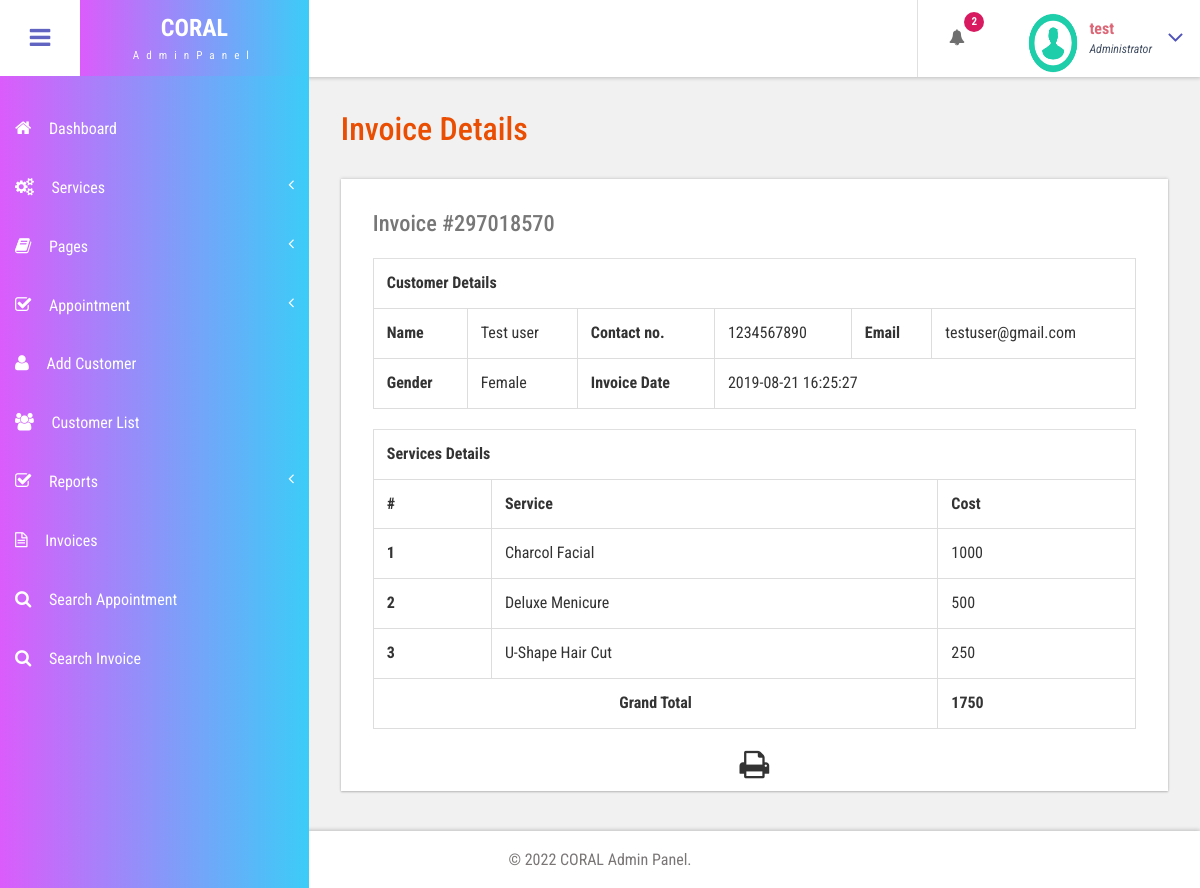
The app's page /admin/view-invoice.php?invoiceid=297018570 (signed in) with its own data.
### tables this page shows
CREATE TABLE `tblservices` (
  `ID` int(10) NOT NULL,
  `ServiceName` varchar(200) DEFAULT NULL,
  `Cost` int(10) DEFAULT NULL,
  `CreationDate` timestamp NULL DEFAULT current_timestamp()
);

### admin/view-invoice.php (the view, shortened to what this page needs)
<?php
include('includes/dbconnection.php');
if (strlen($_SESSION['bpmsaid']==0)) {
  header('location:logout.php');
  } else{
  ?>
<!DOCTYPE HTML>
<html>
<head>
<link href="css/bootstrap.css" rel='stylesheet' type='text/css' />
<link href="css/style.css" rel='stylesheet' type='text/css' />
<link href="css/font-awesome.css" rel="stylesheet">
<link href="css/animate.css" rel="stylesheet" type="text/css" media="all">
<link href="css/custom.css" rel="stylesheet">
</head>
<body class="cbp-spmenu-push">
	<div class="main-content">
		 <?php include_once('includes/sidebar.php');?>
		 <?php include_once('includes/header.php');?>
		<div id="page-wrapper">
			<div class="main-page">
				<div class="tables" id="exampl">
					<h3 class="title1">Invoice Details</h3>
	<?php
	$invid=intval($_GET['invoiceid']);
$ret=mysqli_query($con,"select DISTINCT  tblinvoice.PostingDate,tblcustomers.Name,tblcustomers.Email,tblcustomers.MobileNumber,tblcustomers.Gender
	from  tblinvoice
	join tblcustomers on tblcustomers.ID=tblinvoice.Userid
	where tblinvoice.BillingId='$invid'");
while ($row=mysqli_fetch_array($ret)) {
?>
					<div class="table-responsive bs-example widget-shadow">
						<h4>Invoice #<?php echo $invid;?></h4>
						<table class="table table-bordered" width="100%" border="1">
<tr>
<th colspan="6">Customer Details</th>
</tr>
							 <tr>
								<th>Name</th>
								<td><?php echo $row['Name']?></td>
								<th>Contact no.</th>
								<td><?php echo $row['MobileNumber']?></td>
								<th>Email </th>
								<td><?php echo $row['Email']?></td>
							</tr>
							 <tr>
								<th>Gender</th>
								<td><?php echo $row['Gender']?></td>
								<th>Invoice Date</th>
								<td colspan="3"><?php echo $row['PostingDate']?></td>
							</tr>
<?php }?>
</table>
<table class="table table-bordered" width="100%" border="1">
<tr>
<th colspan="3">Services Details</th>
</tr>
<tr>
<th>#</th>
<th>Service</th>
<th>Cost</th>
</tr>
<?php
$ret=mysqli_query($con,"select tblservices.ServiceName,tblservices.Cost
	from  tblinvoice
	join tblservices on tblservices.ID=tblinvoice.ServiceId
	where tblinvoice.BillingId='$invid'");
$cnt=1;
while ($row=mysqli_fetch_array($ret)) {
	?>
<tr>
<th><?php echo $cnt;?></th>
<td><?php echo $row['ServiceName']?></td>
<td><?php echo $subtotal=$row['Cost']?></td>
</tr>
<?php
$cnt=$cnt+1;
$gtotal+=$subtotal;
} ?>
<tr>
<th colspan="2" style="text-align:center">Grand Total</th>
<th><?php echo $gtotal?></th>
</tr>
</table>
  <p style="margin-top:1%"  align="center">
  <i class="fa fa-print fa-2x" style="cursor: pointer;"  OnClick="CallPrint(this.value)" ></i>
</p>
					</div>
				</div>
			</div>
		</div>
		 <?php include_once('includes/footer.php');?>
	</div>
</body>
</html>
<?php }  ?>

### admin/includes/header.php (shortened to what this page needs)
<div class="sticky-header header-section ">
      <div class="header-left">
        <button id="showLeftPush"><i class="fa fa-bars"></i></button>
        <div class="logo">
          <a href="dashboard.php">
            <h1>CORAL</h1>
            <span>AdminPanel</span>
          </a>
        </div>
        <div class="clearfix"> </div>
      </div>
      <div class="header-right">
        <div class="profile_details_left">
          <ul class="nofitications-dropdown">
            <?php
$ret1=mysqli_query($con,"select ID,Name from  tblappointment where Status=''");
$num=mysqli_num_rows($ret1);
?>
            <li class="dropdown head-dpdn">
              <a href="#" class="dropdown-toggle" data-toggle="dropdown" aria-expanded="false"><i class="fa fa-bell"></i><span class="badge blue"><?php echo $num;?></span></a>
            </li>
          </ul>
          <div class="clearfix"> </div>
        </div>
        <div class="profile_details">
        <?php
$adid=$_SESSION['bpmsaid'];
$ret=mysqli_query($con,"select AdminName from tbladmin where ID='$adid'");
$row=mysqli_fetch_array($ret);
$name=$row['AdminName'];
?>
          <ul>
            <li class="dropdown profile_details_drop">
              <a href="#" class="dropdown-toggle" data-toggle="dropdown" aria-expanded="false">
                <div class="profile_img">
                  <span class="prfil-img"><img src="images/download (1).png" alt="" width="50" height="60"> </span>
                  <div class="user-name">
                    <p><?php echo $name; ?></p>
                    <span>Administrator</span>
                  </div>
                  <i class="fa fa-angle-down lnr"></i>
                  <div class="clearfix"></div>
                </div>
              </a>
            </li>
          </ul>
        </div>
      </div>
      <div class="clearfix"> </div>
    </div>

### admin/css/style.css (style rules this page uses)
h4, h5, h6, h1, h2, h3 { margin: 0; }
ul, ol { margin: 0; }
p { margin: 0; }
html, body { font-family: 'Roboto Condensed', sans-serif; font-size: 100%; overflow-x: hidden; background: #fff; }
body a { transition: 0.5s all ease; -webkit-transition: 0.5s all ease; -moz-transition: 0.5s all ease; -o-transition: 0.5s all ease; -ms-transition: 0.5s all ease; text-decoration:none; }
h1,h2,h3,h4,h5,h6 { margin:0; }
p { margin:0; }
ul,label { margin:0; padding:0; }
.main-content { position: relative; }
.sticky-header { position: fixed; top: 0; left:0px; width: 100%; z-index: 100; }
.header-section { background:#FFF; box-shadow: 1px 1px 4px rgba(0, 0, 0, 0.21); -webkit-box-shadow: 1px 1px 4px rgba(0, 0, 0, 0.21); -moz-box-shadow: 1px 1px 4px rgba(0, 0, 0, 0.21); -o-box-shadow: 1px 1px 4px rgba(0, 0, 0, 0.21); }
.header-section::after { clear: both; display: block; content: ''; }
.header-left { float: left; width: 45%; }
.header-right { float: right; }
button#showLeftPush { font-size: 1.5em; width: 80px; padding: 0.87em 0; text-align: center; cursor: pointer; float: left; color: #6F6F6F; -moz-transition: all 0.2s ease-out 0s; -webkit-transition: all 0.2s ease-out 0s; transition: all 0.2s ease-out 0s; border: none; background-color: #fff; outline:none; }
.cbp-spmenu-push { overflow-x: hidden; position: relative; }
.cbp-spmenu, .cbp-spmenu-push { -webkit-transition: all 0.3s ease; -moz-transition: all 0.3s ease; transition: all 0.3s ease; }
.cbp-spmenu-push div#page-wrapper { margin: 0 0 0 19.3em; transition:.5s all; -webkit-transition:.5s all; -moz-transition:.5s all; }
.fa { display: inline-block; font-family: FontAwesome; font-style: normal; font-weight: normal; line-height: 1; -webkit-font-smoothing: antialiased; -moz-osx-font-smoothing: grayscale; }
.logo { background-image: linear-gradient(270deg,#28daf7 -12%,#db5cfb 100%)!important; text-align: center; float: left; }
.logo a { padding: 0.9em 3.3em .7em; display: block; text-decoration: none; }
.logo a h1 { color: #fff; font-size: 1.5em; line-height: 1.2em; font-weight: 700; }
.logo a span { color: #F8F8F8; font-size: .7em; text-align: center; letter-spacing: 7px; }
.profile_details_left { float: left; }
li.dropdown.head-dpdn { display: inline-block; padding: 1.7em 0; border-left: 1px solid #E0E0E0; float: left; }
li.dropdown.head-dpdn a.dropdown-toggle { padding: 1.7em 2em; }
i.fa.fa-bell { color:#6F6F6F; }
.header-right span.badge { font-size: 11px; font-weight: bold; color: #FFF; background: #8BC34A; line-height: 15px; width: 20px; height: 20px; border-radius: 2em; -webkit-border-radius: 2em; -moz-border-radius: 2em; -o-border-radius: 2em; text-align: center; display: inline-block; position: absolute; top: 16%; padding: 2px 0 0; }
.header-right span.blue { background-color:#D81B60; }
.profile_details { float: right; }
.profile_details_drop a.dropdown-toggle { display:block; padding: 0.8em 3em 0 2em; }
.profile_img span.prfil-img { float:left; }
.user-name { float:left; margin-top:8px; margin-left:11px; height:35px; }
.profile_details ul li { list-style-type:none; position:relative; }
.profile_details li a i.fa.lnr { position: absolute; top: 34%; right: 8%; color: #4F52BA; font-size: 1.6em; }
.user-name p { font-size:1em; color:#DD6777; line-height:1em; font-weight:700; }
.user-name span { font-size: .75em; font-style: italic; color: #424f63; font-weight: normal; margin-top: .3em; }
.widget-shadow { background-color: #fff; box-shadow: 0 -1px 3px rgba(0,0,0,.12),0 1px 2px rgba(0,0,0,.24); -webkit-box-shadow: 0 -1px 3px rgba(0,0,0,.12),0 1px 2px rgba(0,0,0,.24); -moz-box-shadow: 0 -1px 3px rgba(0,0,0,.12),0 1px 2px rgba(0,0,0,.24); }
h3.title1 { font-size: 2em; color: #e94e02; margin-bottom: 0.8em; }
.table > thead > tr > th, .table > tbody > tr > th, .table > tfoot > tr > th, .table > thead > tr > td, .table > tbody > tr > td, .table > tfoot > tr > td { border-top: none; }
.tables h4 { font-size: 1.4em; margin-bottom: 1em; color: #777777; }
.tables .panel-body ,.tables .bs-example { padding: 2em 2em 0.5em; }
.tables .table > thead > tr > th, .tables .table > tbody > tr > th, .tables .table > tfoot > tr > th, .tables .table > thead > tr > td, .tables .table > tbody > tr > td, .tables .table > tfoot > tr > td { padding: 13px; border-top: 1px solid #E0E0E0; }
.bs-example { margin-top: 2em; }

### admin/css/custom.css (style rules this page uses)
#page-wrapper { padding:7em 2em 2.5em; background-color: #F1F1F1; }

### records on screen
tblservices: ServiceName "Charcol Facial", Cost "1000"
tblservices: ServiceName "Deluxe Menicure", Cost "500"
tblservices: ServiceName "U-Shape Hair Cut", Cost "250"

### other values on screen
$num "2"
$name "test"
$row['Name'] "Test user"
$row['MobileNumber'] "1234567890"
$row['Email'] "testuser@gmail.com"
$row['Gender'] "Female"
$row['PostingDate'] "2019-08-21 16:25:27"
$gtotal "1750"
